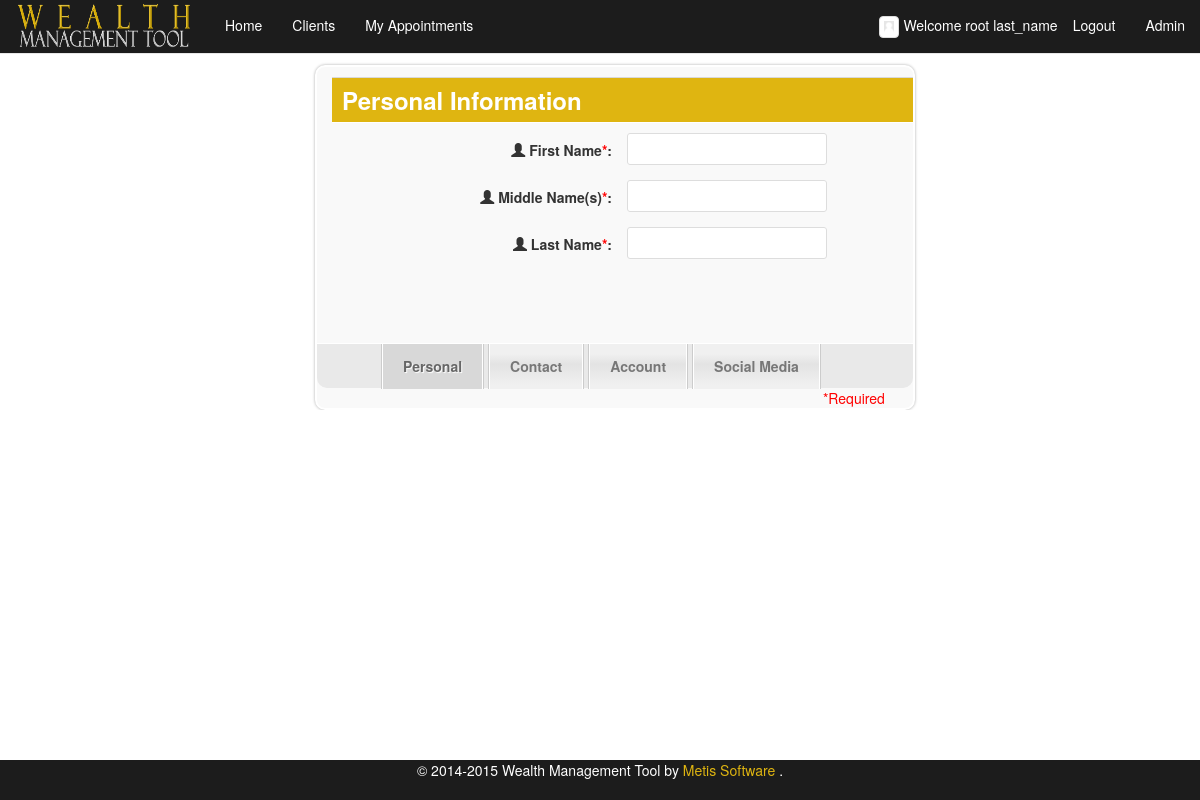
Screenshot of /new_client.html (signed in) with the database file from the repository.
### wms/models.py (models this page shows, shortened)
class FA(AbstractBaseUser, PermissionsMixin):
    email = models.EmailField(max_length=64, unique=True)
    first_name = models.CharField(max_length=64, default="**DEFAULT**")
    surname = models.CharField(max_length=64, default="**DEFAULT**")
    image = models.ImageField(upload_to='fa_images', default='/media/person-placeholder.png')
    dob = models.DateField(default="1990-01-01")
    ni_regex = RegexValidator(regex=r'^(?!BG)(?!GB)(?!NK)(?!KN)(?!TN)(?!NT)(?!ZZ)(?:[A-CEGHJ-PR-TW-Z][A-CEGHJ-NPR-TW-Z])(?:\s*\d\s*){6}([A-D]|\s)$', message="Must be in the format: 'AA999999A', restrictions to characters apply'")
    ni_number = models.CharField(
        max_length=9, validators=[ni_regex], primary_key=True)
    is_staff=models.BooleanField(default=False)
    is_admin=models.BooleanField(default=False)
    is_active=models.BooleanField(default=False)
    USERNAME_FIELD = 'email'
    REQUIRED_FIELDS = ['first_name', 'surname', 'dob', 'ni_number']
    objects = FAUserManager()

class Client(models.Model):
    first_name = models.CharField(max_length=64)
    middle_name = models.CharField(max_length=64, blank=True)
    surname = models.CharField(max_length=64)
    image = models.ImageField(upload_to='client_images', default='/media/person-placeholder.png')
    dob = models.DateField(default="1990-01-01")
    ni_regex = RegexValidator(regex=r'^(?!BG)(?!GB)(?!NK)(?!KN)(?!TN)(?!NT)(?!ZZ)(?:[A-CEGHJ-PR-TW-Z][A-CEGHJ-NPR-TW-Z])(?:\s*\d\s*){6}([A-D]|\s)$', message="Must be in the format: 'AA999999A', restrictions to characters apply'")
    ni_number = models.CharField(max_length=9, validators=[ni_regex], primary_key=True)
    email = models.EmailField(max_length=64)
    phone_regex = RegexValidator(
        regex=r'^\+?1?\d{9,15}$',
        message="Not a valid phone number. Up to 9 digits allowed.")
    home_phone = models.CharField(
        max_length=11, validators=[phone_regex], blank=True
    )
    mob_phone = models.CharField(
        max_length=11, validators=[phone_regex], blank=True
    )
    cash = models.DecimalField(max_digits=20, decimal_places=2)
    fa = models.ForeignKey(FA)
    twitter_username = models.CharField(validators=[RegexValidator(
                                                    regex="^(\w){1,15}$",
                                                    message="Not a valid username,please remove @ and max of 15 cahracters"
                                                    )],
                                        blank=True, max_length= 15)
    twitter_widget_id = models.CharField(max_length=18, blank=True,
                                         validators=[RegexValidator(
                                             regex='[\d]{18}',
                                             message="Not a valid Twitter widget id. must be 18 digits"
                                         )])

### wms/views.py (the view, shortened to what this page needs)
# urls.py: url(r'^new_client.html', 'new_client', name='new_client'),
@login_required
def new_client(request):
    if request.method == 'GET':
        form = ClientForm()
    return render(request, 'wms/new_client.html', {
        'form': form,
    })

### wms/models.py (shortened to what this page needs)
class ClientForm(ModelForm):
    class Meta:
        model = Client
        fields = ['first_name', 'middle_name', 'surname', 'email', 'image',
                  'mob_phone', 'home_phone', 'dob', 'ni_number', 'fa', 'cash',
                  'twitter_username', 'twitter_widget_id']
        widgets = {
            'cash': TextInput(
                attrs={'placeholder': '0.00', 'cols': '1', 'rows': '1'}
            ),
        }

### wms/templates/wms/new_client.html (shortened to what this page needs)
{% extends "wms/base_boot.html" %}
{% load staticfiles %}
{% block content %}
<link href="{%static 'wms/css/formstyle.css'%}" rel="stylesheet">
<div class ="col-md-offset-3 contianer">
    <div id = "wrapper">
        <div id="steps">
            <form enctype="multipart/form-data" id="formElem" name="formElem" class="form-horizontal" role="form" action='new_client.html' method='post'>
                <div class="col-md-3 col-sm-3 col-xs-3">
                <fieldset class = "step">
                    <legend>Personal Information</legend>
                   <div class="form-group">
                    <label class="control-label col-sm-6 col-xs-6" for="id_first_name"> <span class="glyphicon glyphicon-user" aria-hidden="true"></span> First Name<font color="Red">*</font>:</label>
                    {{ form.first_name }}
                    </div>
                    <div class="form-group">
                        <label class="control-label col-sm-6 col-xs-6" for="id_middle_name"><span class="glyphicon glyphicon-user" aria-hidden="true"></span> Middle Name(s)<font color="Red">*</font>:</label>
                        {{ form.middle_name }}
                    </div>
                    <div class="form-group">
                        <label class="control-label col-sm-6 col-xs-6" for="id_surname"><span class="glyphicon glyphicon-user" aria-hidden="true"></span> Last Name<font color="Red">*</font>:</label>
                        {{ form.surname }}
                    </div>
</fieldset>
                </div>
                <div class ="col-md-3 col-sm-3 col-xs-3">
                <fieldset class = "step">
                    <div class="form-group">
                        <label class="control-label col-sm-6 col-xs-6" for="id_email"> Email<font color="Red">*</font>:</label>
                    </div>
                    <div class="form-group">
                        <label class="control-label col-sm-6 col-xs-6" for="id_image"> Client Image:</label>
                    </div>
                    <div class="form-group">
                        <label class="control-label col-sm-6 col-xs-6" for="id_mob_phone"> Mobile Phone Number:</label>
                    </div>
                    <div class="form-group">
                        <label class="control-label col-sm-6 col-xs-6" for="id_home_phone"> Home Phone Number:</label>
                    </div>
                </fieldset>
                </div>
            </form>
        </div>
        <div id="navigation" style="display:none;">
                    <ul>
                        <li class="selected">
                            <a href="#">Personal</a>
                        </li>
                        <li>
                            <a href="#">Contact</a>
                        </li>
                        <li>
                            <a href="#">Account</a>
                        </li>
                        <li>
                            <a href="#">Social Media</a>
                        </li>
                    </ul>
                </div>
        <font color="Red">*Required</font>
    </div>
</div>
{% endblock %}

### wms/templates/wms/base_boot.html (shortened to what this page needs)
{% load staticfiles %}
<html>
<head>
<link rel="stylesheet" type="text/css" href="{% static 'wms/css/style-bootstrap.css' %}" />
<link href="{% static "wms/css/bootstrap.css" %}" rel="stylesheet">
<link href="{% static "wms/css/magnific-popup.css" %}" rel="stylesheet" type="text/css">
<link rel="stylesheet" type="text/css" href="{% static "wms/css/jquery.fancybox.css" %}" media="screen" />
<link href="{% static "wms/css/bootstrap-sticky-footer.css" %}" rel="stylesheet">
</head>
<body>
<nav class="navbar navbar-default navbar-fixed-top" id="home">
	<div class="container-fluid">
		<div class="navbar-header">
			<a href="/" class="navbar-brand">
				<img src="{% static "wms/images/logo.png" %}" alt="Wealth Management Tool" height="54" width="180" style="margin-top: -15px;" /></a>
		</div>
		<div id="navbar" class="navbar-collapse collapse">
			<ul class="nav navbar-nav">
				<li><a id="home" href="/">Home</a></li>
				<li><a id="clients" href="/clients/">Clients</a></li>
				<li><a id="appointments" href="/appointments/">My Appointments</a></li>
			</ul>
			<ul class="nav navbar-nav navbar-right">
				{% if user.is_authenticated %}
				<li class="text-center" style="padding-top: 15px;padding-bottom: 15px;"><img src="{{ user.image.url }}" class="img-responsive img-thumbnail" style="max-width: 20px; margin-right:5px;"/>Welcome  {{ user.first_name }} {{ user.surname }}</li>
				<li ><a href="/logout">Logout</a>
				{% if user.is_staff %}
				<li><a href="/admin">Admin</a>
				{% endif %}
				</li>
				{% endif %}
			</ul>
		</div>
	</div>
</nav>
<div class="container" style="overflow-x: hidden">
	{% block content %}
	{% endblock %}
</div>
<footer class="footer">
	<div class="container">
		<p class="text-center" style="color:#FFFFFF;">© 2014-2015 Wealth Management Tool by  <a style="color:#dfb511;"href="http://www.metissoftware.co.uk" target="_blank"> Metis Software </a>.</p>
	</div>
</footer>
</body>
</html>

### wms/static/wms/css/formstyle.css (style rules this page uses)
#wrapper { -moz-box-shadow:0px 0px 3px #aaa; -webkit-box-shadow:0px 0px 3px #aaa; box-shadow:0px 0px 3px #aaa; -moz-border-radius:10px; -webkit-border-radius:10px; border-radius:10px; border:2px solid #fff; background-color:#f9f9f9; width:600px; overflow:hidden; }
#steps { overflow:hidden; }
.step { float:left; }
#navigation { height:45px; background-color:#e9e9e9; border-top:1px solid #fff; -moz-border-radius:0px 0px 10px 10px; -webkit-border-bottom-left-radius:10px; -webkit-border-bottom-right-radius:10px; border-bottom-left-radius:10px; border-bottom-right-radius:10px; }
#navigation ul { list-style:none; float:left; margin-left:22px; }
#navigation ul li { float:left; border-right:1px solid #ccc; border-left:1px solid #ccc; position:relative; margin:0px 2px; }
#navigation ul li a { display:block; height:45px; background-color:#444; color:#777; outline:none; font-weight:bold; text-decoration:none; line-height:45px; padding:0px 20px; border-right:1px solid #fff; border-left:1px solid #fff; background:#f0f0f0; background: -webkit-gradient( linear, left bottom, left top, color-stop(0.09, rgb(240,240,240)), color-stop(0.55, rgb(227,227,227)), color-stop(0.78, rgb(240,240,240)) ); background: -moz-linear-gradient( center bottom, rgb(240,240,240) 9%, rgb(227,227,227) 55%, rgb(240,240,240) 78% ) }
#navigation ul li a:hover, #navigation ul li.selected a { background:#d8d8d8; color:#666; text-shadow:1px 1px 1px #fff; }
#steps form fieldset { border:none; padding-bottom:20px; }
#steps form legend { text-align:left; background-color:#dfb511; color:#FFF; font-size:24px; font-weight:bold; float:left; width:590px; padding:5px 0px 5px 10px; margin:10px 0px; border-bottom:1px solid #fff; border-top:1px solid #d9d9d9; }
#steps form input:not([type=radio]), #steps form textarea, #steps form select { background: #ffffff; border: 1px solid #ddd; -moz-border-radius: 3px; -webkit-border-radius: 3px; border-radius: 3px; outline: none; padding: 5px; width: 200px; float:left; }

### rows the page displays
FA: image (placeholder picture), first_name "root", surname "last_name"
